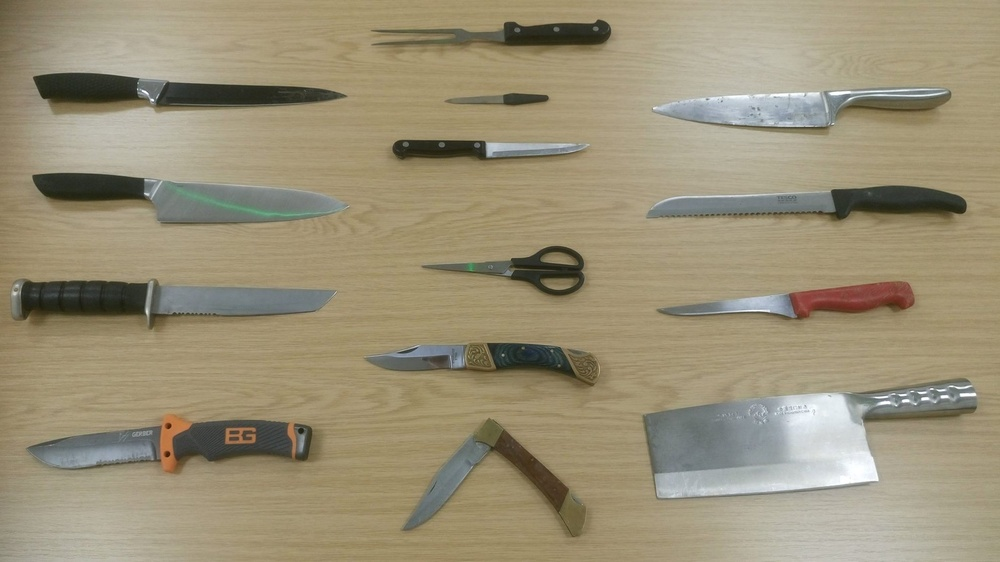
#> input picture noiseless images/im_1.jpg, 1000 x 562 px, shrunk from 2048 x 1152 before the run; its folder holds only this picture in this run
$ jupyter execute --allow-errors noisify.ipynb
#> lines starting #> are read from the running program, lines starting #| are printed output that depends on the picture; after the words box and inside, x2 and y2 are one past the last pixel; in counts of white or black regions, pixels touching at a corner belong together
#> `I_gray = color.rgb2gray(I)`:
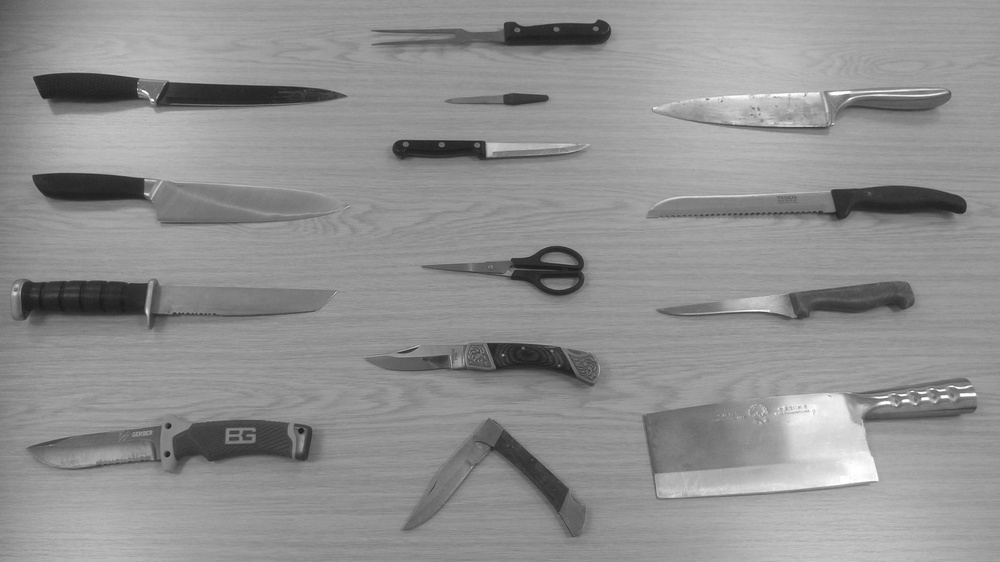
#> I_gray: shape (562, 1000) float64; min 0.0946, max 1, mean 0.567
#> `spikenoise = spikenoise * (I_gray < .5)`:
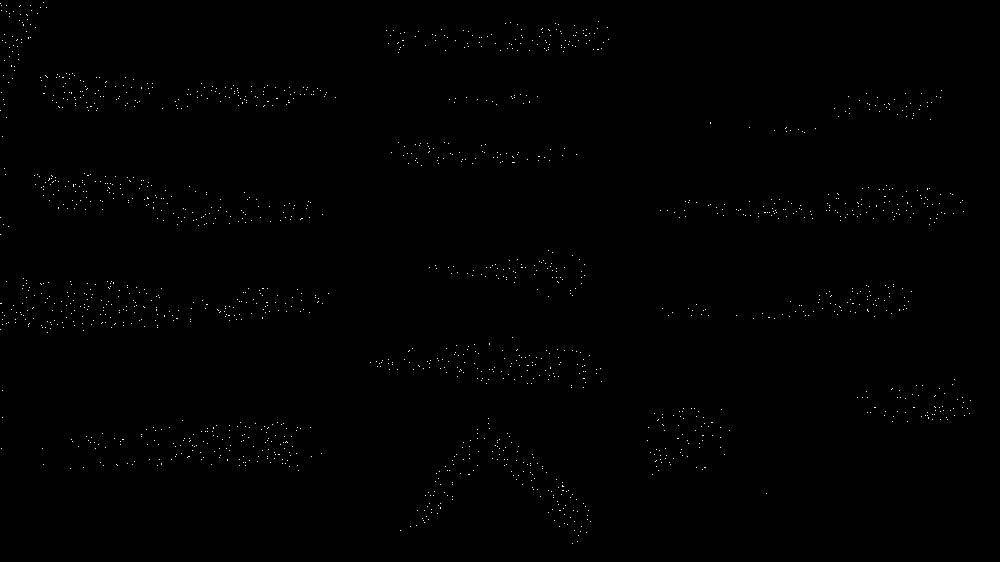
#> spikenoise: shape (562, 1000) float64; values 0 (black) and 1 (white), 0.31% white in thin lines or dots
#> `noisy = spikenoise+I`:
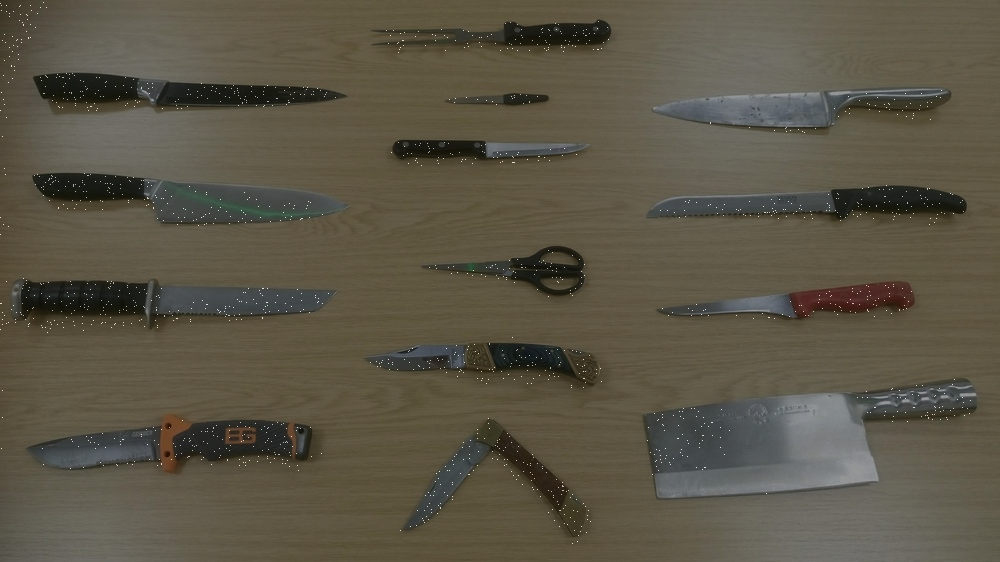
#> noisy: shape (562, 1000, 3) float64; mean R, G, B 0.609, 0.57, 0.467; drawn with min black and max white
#> `noisy = util.random_noise(I, 'gaussian', var=rand.uniform(0.032, 0.005))`:
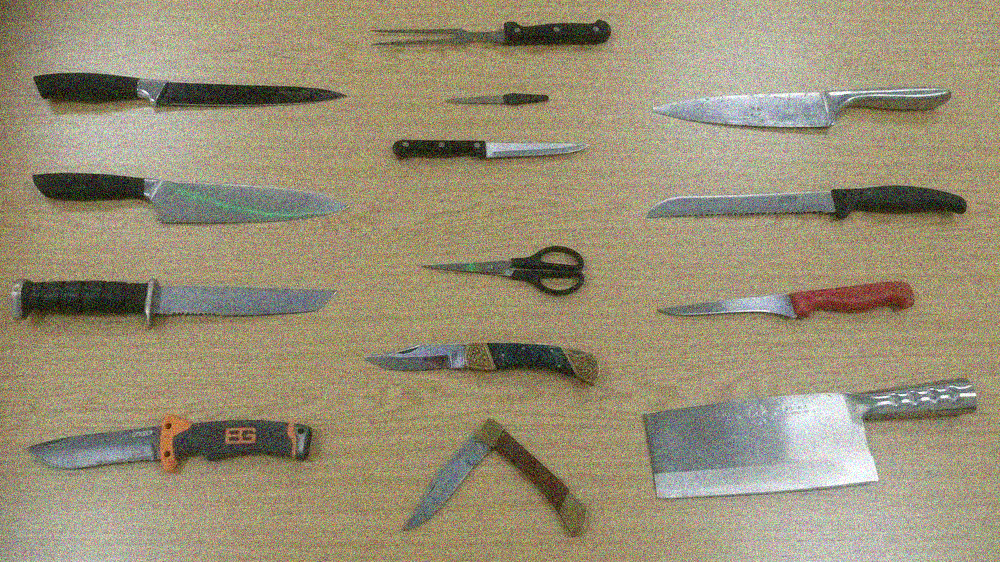
#> noisy: shape (562, 1000, 3) float64; mean R, G, B 0.605, 0.566, 0.464
[cell 1]
import os as os
import skimage.io as io
import skimage.util as util
import skimage.filters as filt
import skimage.color as color
import skimage.exposure as exposure
import scipy.ndimage as nd
import numpy as np
import random as rand
import matplotlib.pyplot as plt
import skimage.morphology as morph

[cell 2]
def matlab_style_gauss2D(shape=(3,3),sigma=0.5):
    """
    2D gaussian mask - should give the same result as MATLAB's
    fspecial('gaussian',[shape],[sigma])
    """
    m,n = [(ss-1.)/2. for ss in shape]
    y,x = np.ogrid[-m:m+1,-n:n+1]
    h = np.exp( -(x*x + y*y) / (2.*sigma*sigma) )
    h[ h < np.finfo(h.dtype).eps*h.max() ] = 0
    sumh = h.sum()
    if sumh != 0:
        h /= sumh
    return h

#> (a cell that did not finish here is left out)

$ run again, on noiseless images/im_10.jpg
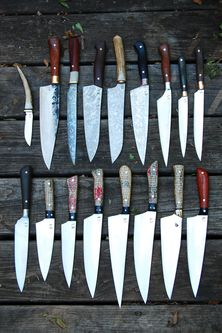
#> input picture noiseless images/im_10.jpg, 222 x 333 px
#> `noisy = util.random_noise(I, 'gaussian', var=rand.uniform(0.032, 0.005))`:
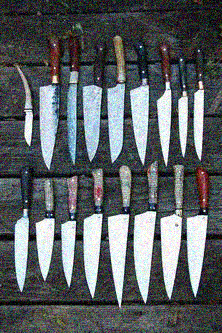
#> noisy: shape (333, 222, 3) float64; mean R, G, B 0.36, 0.381, 0.391
